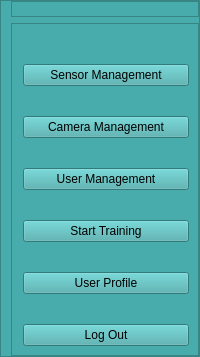
        <widget class="QFrame" name="sideBar">
         <property name="minimumSize">
          <size>
           <width>0</width>
           <height>0</height>
          </size>
         </property>
         <property name="maximumSize">
          <size>
           <width>260</width>
           <height>16777215</height>
          </size>
         </property>
         <property name="styleSheet">
          <string notr="true">background-color: #48ACAC;
</string>
         </property>
         <property name="frameShape">
          <enum>QFrame::StyledPanel</enum>
         </property>
         <property name="frameShadow">
          <enum>QFrame::Raised</enum>
         </property>
         <layout class="QVBoxLayout" name="verticalLayout">
          <property name="leftMargin">
           <number>10</number>
          </property>
          <property name="topMargin">
           <number>0</number>
          </property>
          <property name="rightMargin">
           <number>0</number>
          </property>
          <property name="bottomMargin">
           <number>0</number>
          </property>
          <item>
           <widget class="QFrame" name="frame">
            <property name="maximumSize">
             <size>
              <width>16777215</width>
              <height>180</height>
             </size>
            </property>
            <property name="frameShape">
             <enum>QFrame::StyledPanel</enum>
            </property>
            <property name="frameShadow">
             <enum>QFrame::Raised</enum>
            </property>
            <layout class="QHBoxLayout" name="horizontalLayout_3">
             <property name="leftMargin">
              <number>20</number>
             </property>
             <property name="topMargin">
              <number>0</number>
             </property>
             <property name="rightMargin">
              <number>20</number>
             </property>
             <property name="bottomMargin">
              <number>0</number>
             </property>
             <item>
              <widget class="QLabel" name="label">
               <property name="text">
                <string/>
               </property>
               <property name="pixmap">
                <pixmap resource="resources.qrc">:/images/images/logo.png</pixmap>
               </property>
               <property name="scaledContents">
                <bool>true</bool>
               </property>
              </widget>
             </item>
            </layout>
           </widget>
          </item>
          <item alignment="Qt::AlignTop">
           <widget class="QFrame" name="fameSideBarButtons">
            <property name="styleSheet">
             <string notr="true">QPushButton:hover {
    background-color: #2F958D;         /* Slightly darker color on hover */
}
</string>
            </property>
            <property name="frameShape">
             <enum>QFrame::StyledPanel</enum>
            </property>
            <property name="frameShadow">
             <enum>QFrame::Raised</enum>
            </property>
            <layout class="QVBoxLayout" name="verticalLayout_2">
             <property name="spacing">
              <number>30</number>
             </property>
             <property name="leftMargin">
              <number>11</number>
             </property>
             <property name="topMargin">
              <number>40</number>
             </property>
             <item>
              <widget class="QPushButton" name="btnSensorManagement">
               <property name="cursor">
                <cursorShape>PointingHandCursor</cursorShape>
               </property>
               <property name="text">
                <string>Sensor Management</string>
               </property>
              </widget>
             </item>
             <item>
              <widget class="QPushButton" name="btnCameraManagement">
               <property name="cursor">
                <cursorShape>PointingHandCursor</cursorShape>
               </property>
               <property name="text">
                <string>Camera Management</string>
               </property>
              </widget>
             </item>
             <item>
              <widget class="QPushButton" name="btnUserManagement">
               <property name="cursor">
                <cursorShape>PointingHandCursor</cursorShape>
               </property>
               <property name="text">
                <string>User Management</string>
               </property>
              </widget>
             </item>
             <item>
              <widget class="QPushButton" name="btnStartTraining">
               <property name="cursor">
                <cursorShape>PointingHandCursor</cursorShape>
               </property>
               <property name="text">
                <string>Start Training</string>
               </property>
              </widget>
             </item>
             <item>
              <widget class="QPushButton" name="btnUserProfile">
               <property name="cursor">
                <cursorShape>PointingHandCursor</cursorShape>
               </property>
               <property name="text">
                <string>User Profile</string>
               </property>
              </widget>
             </item>
             <item>
              <widget class="QPushButton" name="btnLogout">
               <property name="cursor">
                <cursorShape>PointingHandCursor</cursorShape>
               </property>
               <property name="text">
                <string>Log Out</string>
               </property>
              </widget>
             </item>
            </layout>
           </widget>
          </item>
         </layout>
        </widget>
